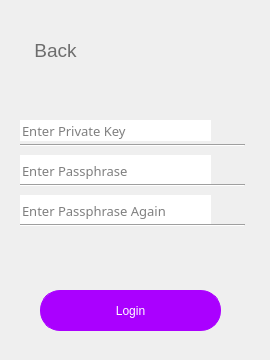
     <widget class="QWidget" name="page_3">
      <widget class="QWidget" name="importPriForm" native="true">
       <property name="geometry">
        <rect>
         <x>0</x>
         <y>30</y>
         <width>261</width>
         <height>321</height>
        </rect>
       </property>
       <widget class="QPushButton" name="login_pri">
        <property name="geometry">
         <rect>
          <x>40</x>
          <y>260</y>
          <width>181</width>
          <height>41</height>
         </rect>
        </property>
        <property name="font">
         <font>
          <family>Arial</family>
          <pointsize>9</pointsize>
          <weight>9</weight>
          <italic>false</italic>
          <bold>false</bold>
         </font>
        </property>
        <property name="cursor">
         <cursorShape>PointingHandCursor</cursorShape>
        </property>
        <property name="styleSheet">
         <string notr="true">border-width: 1px;
border-color: rgb(170, 0, 255);
background-color: rgb(170, 0, 255);
font: 75 9pt &quot;Arial&quot;;
color: rgb(255, 255, 255);
border-radius:20px;
border-style:solid; 
</string>
        </property>
        <property name="text">
         <string>Login</string>
        </property>
       </widget>
       <widget class="QToolButton" name="back_to_import_7">
        <property name="geometry">
         <rect>
          <x>10</x>
          <y>0</y>
          <width>91</width>
          <height>41</height>
         </rect>
        </property>
        <property name="font">
         <font>
          <family>Arial</family>
          <pointsize>14</pointsize>
          <weight>50</weight>
          <italic>false</italic>
          <bold>false</bold>
         </font>
        </property>
        <property name="styleSheet">
         <string notr="true">border:0px;
color: rgb(109, 109, 109);
font: 14pt &quot;Arial&quot;;
</string>
        </property>
        <property name="text">
         <string>Back</string>
        </property>
        <property name="icon">
         <iconset>
          <normaloff>pic/walton_app_source20180213导图切割_53.png</normaloff>pic/walton_app_source20180213导图切割_53.png</iconset>
        </property>
        <property name="iconSize">
         <size>
          <width>200</width>
          <height>200</height>
         </size>
        </property>
        <property name="popupMode">
         <enum>QToolButton::DelayedPopup</enum>
        </property>
        <property name="toolButtonStyle">
         <enum>Qt::ToolButtonTextBesideIcon</enum>
        </property>
        <property name="autoRaise">
         <bool>true</bool>
        </property>
       </widget>
       <widget class="QLineEdit" name="lineEdit_18">
        <property name="geometry">
         <rect>
          <x>20</x>
          <y>125</y>
          <width>191</width>
          <height>31</height>
         </rect>
        </property>
        <property name="font">
         <font>
          <family>等线</family>
          <pointsize>10</pointsize>
         </font>
        </property>
        <property name="toolTip">
         <string/>
        </property>
        <property name="statusTip">
         <string/>
        </property>
        <property name="whatsThis">
         <string/>
        </property>
        <property name="accessibleName">
         <string/>
        </property>
        <property name="accessibleDescription">
         <string/>
        </property>
        <property name="styleSheet">
         <string notr="true">
QLineEdit[echoMode=&quot;2&quot;] {
    lineedit-password-character:42;
}
</string>
        </property>
        <property name="frame">
         <bool>false</bool>
        </property>
        <property name="echoMode">
         <enum>QLineEdit::Password</enum>
        </property>
        <property name="placeholderText">
         <string>Enter Passphrase</string>
        </property>
       </widget>
       <widget class="QLineEdit" name="lineEdit_19">
        <property name="geometry">
         <rect>
          <x>20</x>
          <y>165</y>
          <width>191</width>
          <height>31</height>
         </rect>
        </property>
        <property name="font">
         <font>
          <family>等线</family>
          <pointsize>10</pointsize>
         </font>
        </property>
        <property name="styleSheet">
         <string notr="true">QLineEdit[echoMode=&quot;2&quot;] {
    lineedit-password-character: 42;
}</string>
        </property>
        <property name="frame">
         <bool>false</bool>
        </property>
        <property name="echoMode">
         <enum>QLineEdit::Password</enum>
        </property>
        <property name="placeholderText">
         <string>Enter Passphrase Again</string>
        </property>
       </widget>
       <widget class="Line" name="line_47">
        <property name="geometry">
         <rect>
          <x>20</x>
          <y>150</y>
          <width>225</width>
          <height>10</height>
         </rect>
        </property>
        <property name="orientation">
         <enum>Qt::Horizontal</enum>
        </property>
       </widget>
       <widget class="Line" name="line_48">
        <property name="geometry">
         <rect>
          <x>20</x>
          <y>190</y>
          <width>225</width>
          <height>10</height>
         </rect>
        </property>
        <property name="orientation">
         <enum>Qt::Horizontal</enum>
        </property>
       </widget>
       <widget class="QPushButton" name="turn2visible1_8">
        <property name="geometry">
         <rect>
          <x>220</x>
          <y>125</y>
          <width>31</width>
          <height>31</height>
         </rect>
        </property>
        <property name="font">
         <font>
          <family>Arial</family>
         </font>
        </property>
        <property name="cursor">
         <cursorShape>PointingHandCursor</cursorShape>
        </property>
        <property name="autoFillBackground">
         <bool>false</bool>
        </property>
        <property name="text">
         <string/>
        </property>
        <property name="icon">
         <iconset>
          <normaloff>pic/02.png</normaloff>pic/02.png</iconset>
        </property>
        <property name="iconSize">
         <size>
          <width>40</width>
          <height>40</height>
         </size>
        </property>
        <property name="flat">
         <bool>true</bool>
        </property>
       </widget>
       <widget class="QPushButton" name="turn2visible2_5">
        <property name="geometry">
         <rect>
          <x>220</x>
          <y>165</y>
          <width>31</width>
          <height>31</height>
         </rect>
        </property>
        <property name="cursor">
         <cursorShape>PointingHandCursor</cursorShape>
        </property>
        <property name="autoFillBackground">
         <bool>false</bool>
        </property>
        <property name="text">
         <string/>
        </property>
        <property name="icon">
         <iconset>
          <normaloff>pic/02.png</normaloff>pic/02.png</iconset>
        </property>
        <property name="iconSize">
         <size>
          <width>40</width>
          <height>40</height>
         </size>
        </property>
        <property name="flat">
         <bool>true</bool>
        </property>
       </widget>
       <widget class="Line" name="line_49">
        <property name="geometry">
         <rect>
          <x>20</x>
          <y>110</y>
          <width>225</width>
          <height>10</height>
         </rect>
        </property>
        <property name="orientation">
         <enum>Qt::Horizontal</enum>
        </property>
       </widget>
       <widget class="QLineEdit" name="lineEdit_20">
        <property name="geometry">
         <rect>
          <x>20</x>
          <y>90</y>
          <width>191</width>
          <height>21</height>
         </rect>
        </property>
        <property name="font">
         <font>
          <family>等线</family>
          <pointsize>10</pointsize>
         </font>
        </property>
        <property name="toolTip">
         <string/>
        </property>
        <property name="statusTip">
         <string/>
        </property>
        <property name="whatsThis">
         <string/>
        </property>
        <property name="accessibleName">
         <string/>
        </property>
        <property name="accessibleDescription">
         <string/>
        </property>
        <property name="styleSheet">
         <string notr="true">
QLineEdit[echoMode=&quot;2&quot;] {
    lineedit-password-character:42;
}
</string>
        </property>
        <property name="frame">
         <bool>false</bool>
        </property>
        <property name="echoMode">
         <enum>QLineEdit::Password</enum>
        </property>
        <property name="placeholderText">
         <string>Enter Private Key</string>
        </property>
       </widget>
       <widget class="QPushButton" name="turn2visible1_9">
        <property name="geometry">
         <rect>
          <x>220</x>
          <y>90</y>
          <width>31</width>
          <height>21</height>
         </rect>
        </property>
        <property name="font">
         <font>
          <family>Arial</family>
         </font>
        </property>
        <property name="cursor">
         <cursorShape>PointingHandCursor</cursorShape>
        </property>
        <property name="autoFillBackground">
         <bool>false</bool>
        </property>
        <property name="text">
         <string/>
        </property>
        <property name="icon">
         <iconset>
          <normaloff>pic/02.png</normaloff>pic/02.png</iconset>
        </property>
        <property name="iconSize">
         <size>
          <width>40</width>
          <height>40</height>
         </size>
        </property>
        <property name="flat">
         <bool>true</bool>
        </property>
       </widget>
      </widget>
     </widget>
